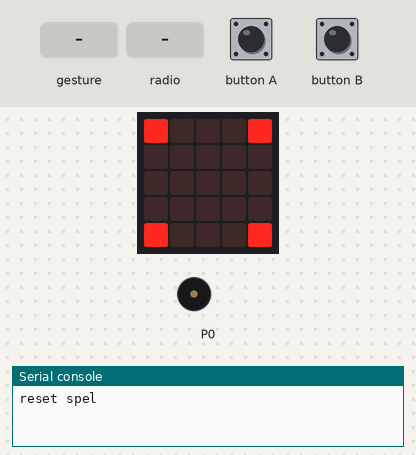
Simulated run of this program. Board: BBC micro:bit (MakeCode). Shown: the board's 5×5 LED display, buzzer (waves = sounding), the last lines printed to the serial console. Inputs (shaded band) come from the test bench. Random numbers come from a fixed seed; no radio messages arrive unless stated (any console line starting 'radio sent:' is added by the test bench); a tilt is held for 1.5 s and a shake lasts 1 s, then the board lies face up again.

Above: at 1.6 s.
1.7 s: gesture 'shake'
At 2.6 s:
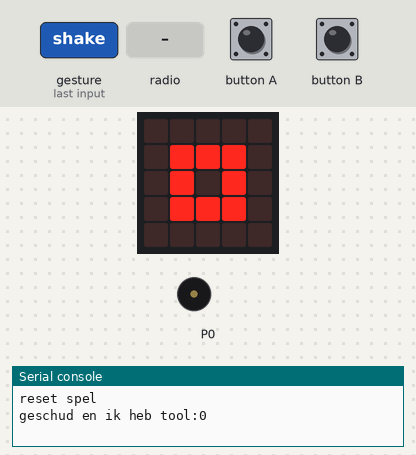
3.4 s: radio message "1" arrives
At 3.8 s:
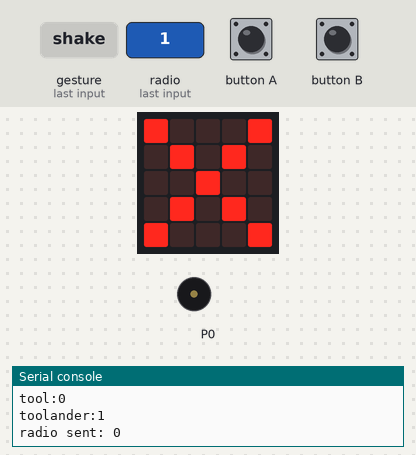
6.0 s: button A pressed for 0.15 s
At 6.33 s:
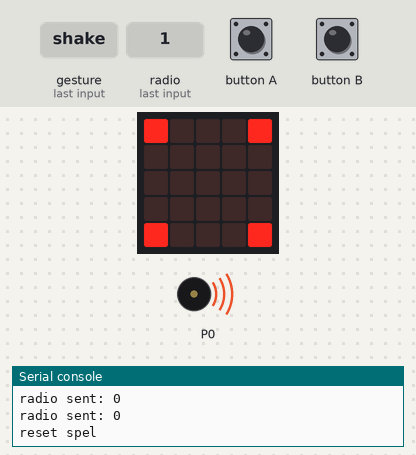
6.7 s: gesture 'shake'
At 8.7 s:
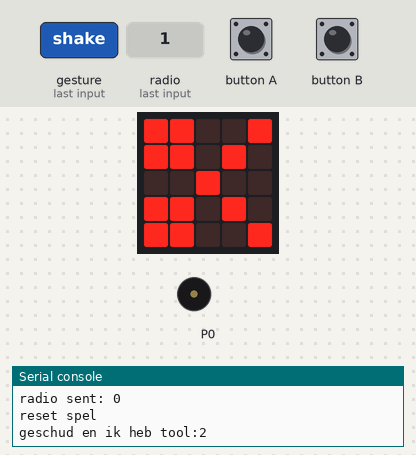
9.5 s: radio message "1" arrives
At 14.5 s:
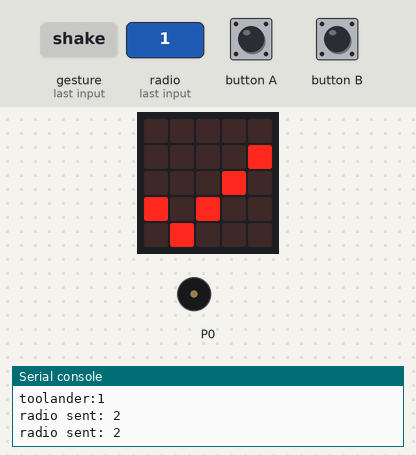
Timing chart, 0 to 15.6 s (numbered marks = the images above; inputs shaded):
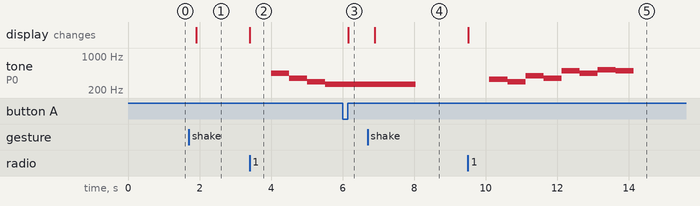

The program:

main.ts
```typescript
radio.onReceivedNumber(function (receivedNumber) {
    serial.writeValue("nummer ontvangen in spelstatus", spelstatus)
    toolvandeander = receivedNumber
    serial.writeValue("tool", tool)
    serial.writeValue("toolander", toolvandeander)
    // we krijgen een getal binnen en we hebben zelf al geschud
    if (spelstatus == 1) {
        radio.sendNumber(tool)
        spelstatus = 2
        if (tool == toolvandeander) {
            music.play(music.tonePlayable(220, music.beat(BeatFraction.Whole)), music.PlaybackMode.UntilDone)
        } else if (tool == 0 && toolvandeander == 1) {
            verliezen()
        } else if (tool == 0 && toolvandeander == 2) {
            winnen()
        } else if (tool == 1 && toolvandeander == 0) {
            winnen()
        } else if (tool == 2 && toolvandeander == 0) {
            verliezen()
        } else if (tool == 2 && toolvandeander == 1) {
            winnen()
        } else if (tool == 1 && toolvandeander == 2) {
            verliezen()
        } else {
            serial.writeLine("huh? we vergeten iets\\")
        }
    }
})
function resetSpel () {
    serial.writeLine("reset spel")
    spelstatus = 0
    tool = -1
    toolvandeander = -1
    basic.showLeds(`
        # . . . #
        . . . . .
        . . . . .
        . . . . .
        # . . . #
        `)
}
input.onButtonPressed(Button.A, function () {
    resetSpel()
})
input.onGesture(Gesture.Shake, function () {
    // is het spel gestart en hebben we dus nog niet geschud?
    if (spelstatus == 0) {
        tool = randint(0, 2)
        spelstatus = 1
        serial.writeValue("geschud en ik heb tool", tool)
        if (tool == 0) {
            basic.showIcon(IconNames.SmallSquare)
        } else if (tool == 1) {
            basic.showIcon(IconNames.Square)
        } else if (tool == 2) {
            basic.showIcon(IconNames.Scissors)
        }
        basic.pause(3000)
        // verstuur het geschudde icoon als getal
        radio.sendNumber(tool)
    }
})
function verliezen () {
    basic.showIcon(IconNames.No)
    music.play(music.stringPlayable("A F D C C C C C ", 120), music.PlaybackMode.InBackground)
}
radio.onReceivedString(function (receivedString) {
    if (receivedString == "resetspel") {
        resetSpel()
    }
})
input.onButtonPressed(Button.B, function () {
    radio.sendString("resetspel")
})
function winnen () {
    basic.showIcon(IconNames.Yes)
    music.play(music.stringPlayable("E D G F B A C5 B ", 120), music.PlaybackMode.InBackground)
}
let tool = 0
let toolvandeander = 0
let spelstatus = 0
music.setVolume(95)
radio.setGroup(1)
resetSpel()
```

test.ts
```typescript
// tests gaan hier; deze zal niet worden gecompileerd wanneer dit pakket wordt gebruikt als extensie.
```

Measured:
- after the input at 1.7 s, the display: changes after 0.20 s (image 1)
- after the input at 3.4 s, tone on P0: silent → 440 Hz after 0.61 s, → 349 Hz 0.51 s later, → 294 Hz 0.51 s later, → 262 Hz 0.51 s later; the display: changes at once (image 2)
- after the input at 6.0 s, the display: changes after 0.15 s (image 3)
- after the input at 6.7 s, the display: changes after 0.20 s (image 4)
- after the input at 9.5 s, tone on P0: plays 330 Hz for 0.51 s, 294 Hz for 0.51 s, 392 Hz for 0.51 s, 349 Hz for 0.51 s, 494 Hz for 0.51 s, 440 Hz for 0.51 s … (8 notes in this stretch), starting after 0.61 s; the display: changes at once (image 5)
